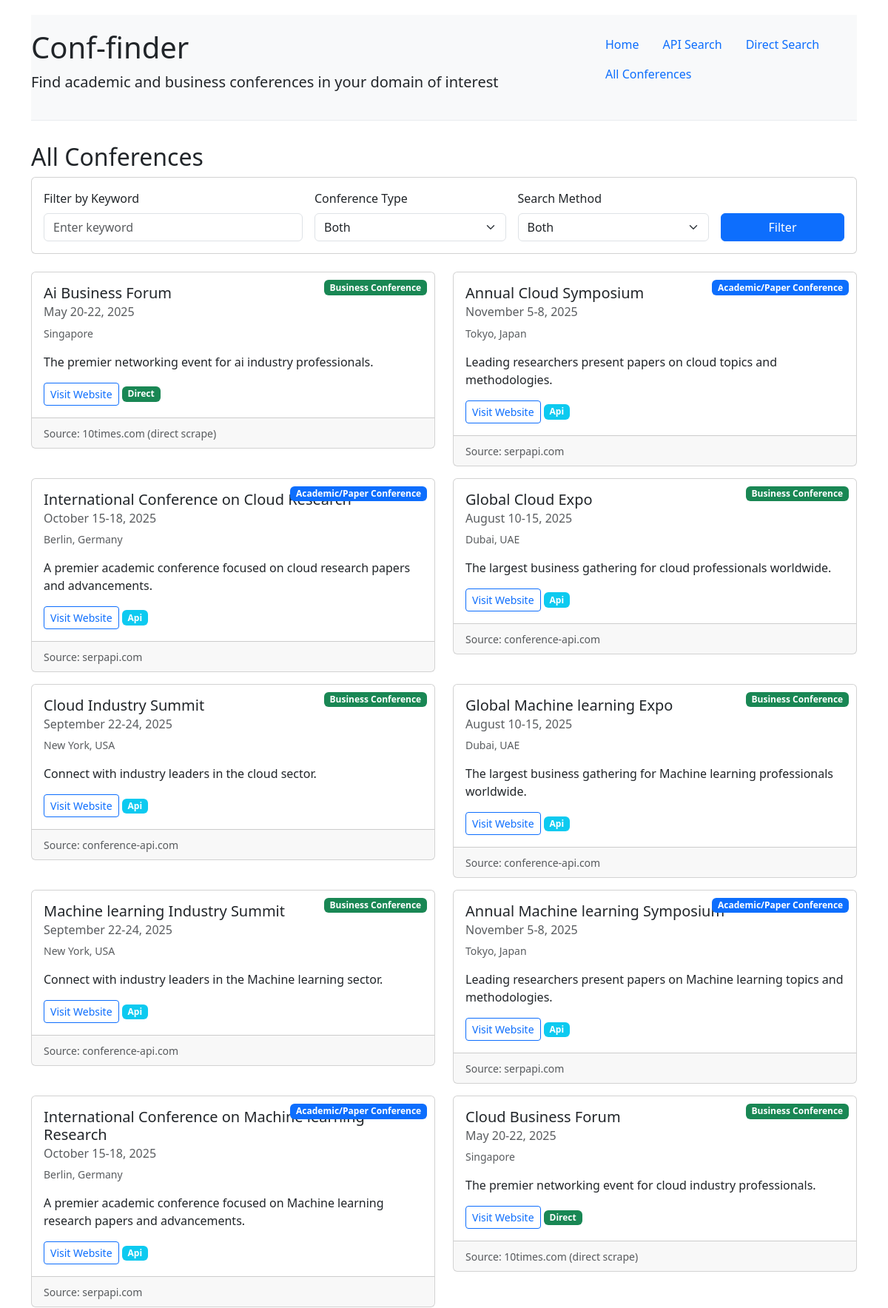
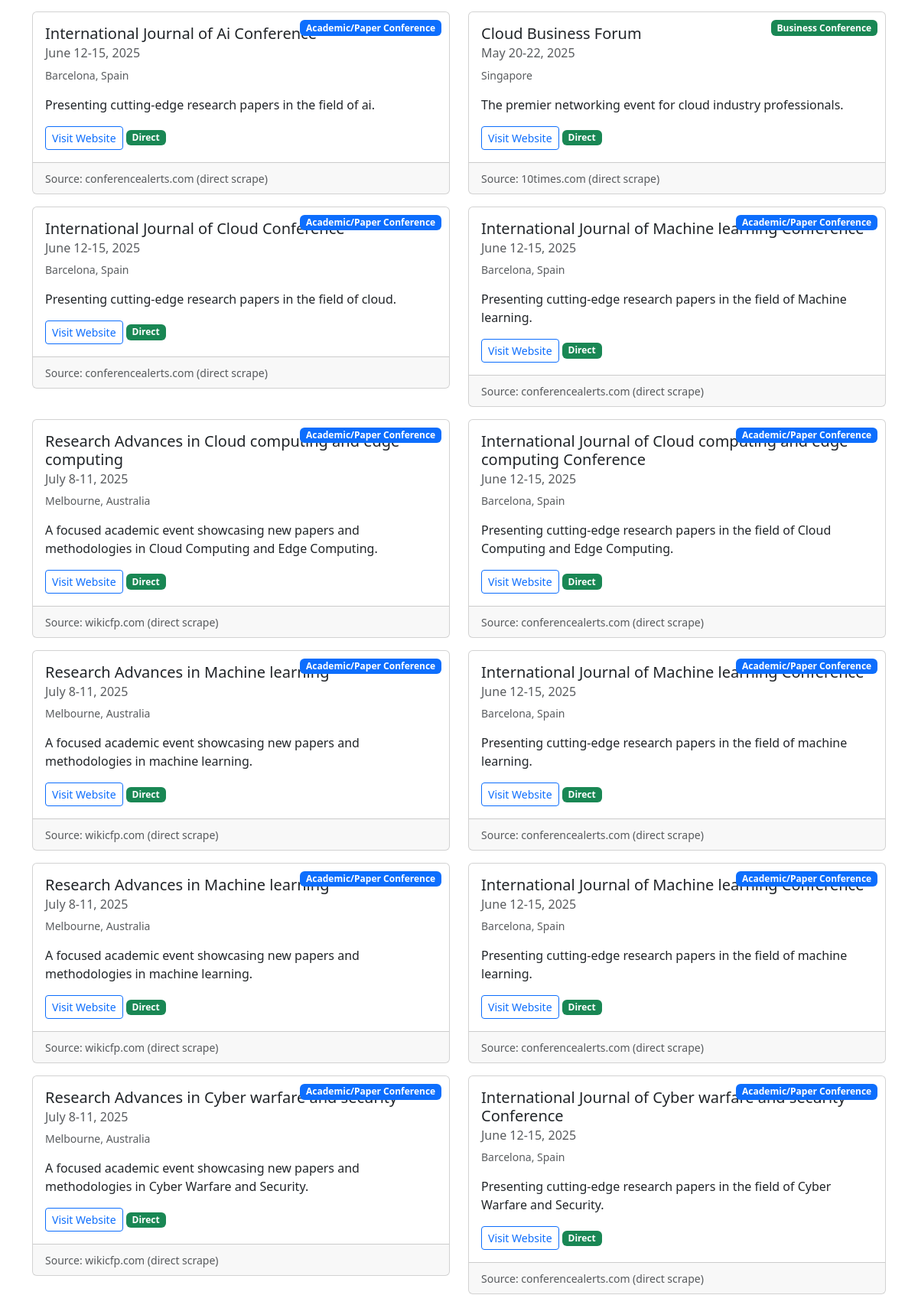
/conferences/ (upper part), run on the app's committed database (2 pictures, top to bottom).
### common/models.py (models this page shows, shortened)
class Conference(models.Model):
    CONFERENCE_TYPES = (
        ('academic', 'Academic/Paper Conference'),
        ('business', 'Business Conference'),
    )
    title = models.CharField(max_length=255)
    description = models.TextField(blank=True, null=True)
    url = models.URLField()
    date = models.CharField(max_length=100, blank=True, null=True)
    location = models.CharField(max_length=255, blank=True, null=True)
    type = models.CharField(max_length=20, choices=CONFERENCE_TYPES)
    source_site = models.CharField(max_length=255)
    scrape_method = models.CharField(max_length=20, choices=(
        ('api', 'API'),
        ('direct', 'Direct Scraping'),
    ))
    created_at = models.DateTimeField(auto_now_add=True)
    class Meta:
        ordering = ['-created_at']

### common/views.py (the view)
# urls.py: path('conferences/', ConferenceListView.as_view(), name='conference_list'),
class ConferenceListView(View):
    template_name = 'common/conference_list.html'
    def get(self, request):
        domain = request.GET.get('domain', '')
        conference_type = request.GET.get('type', 'both')
        scrape_method = request.GET.get('method', 'both')
        conferences = Conference.objects.all()
        if domain:
            conferences = conferences.filter(title__icontains=domain)
        if conference_type != 'both':
            conferences = conferences.filter(type=conference_type)
        if scrape_method != 'both':
            conferences = conferences.filter(scrape_method=scrape_method)
        return render(request, self.template_name, {
            'conferences': conferences,
            'domain': domain,
            'type': conference_type,
            'method': scrape_method
        })

### templates/common/conference_list.html (shortened to what this page needs)
{% extends 'base.html' %}
{% block content %}
<h2>All Conferences</h2>
<div class="card mb-4">
    <div class="card-body">
        <form method="get" class="row g-3">
            <div class="col-md-4">
                <label for="domain" class="form-label">Filter by Keyword</label>
                <input type="text" class="form-control" id="domain" name="domain" value="{{ domain|default:'' }}" placeholder="Enter keyword">
            </div>
            <div class="col-md-3">
                <label for="type" class="form-label">Conference Type</label>
                <select class="form-select" id="type" name="type">
                    <option value="both" {% if type == 'both' %}selected{% endif %}>Both</option>
                </select>
            </div>
            <div class="col-md-3">
                <label for="method" class="form-label">Search Method</label>
                <select class="form-select" id="method" name="method">
                    <option value="both" {% if method == 'both' %}selected{% endif %}>Both</option>
                </select>
            </div>
            <div class="col-md-2 d-flex align-items-end">
                <button type="submit" class="btn btn-primary w-100">Filter</button>
            </div>
        </form>
    </div>
</div>
{% if conferences %}
    <div class="row">
        {% for conference in conferences %}
            <div class="col-md-6">
                <div class="card conference-card mb-3">
                    <div class="card-body">
                        <span class="badge {% if conference.type == 'academic' %}bg-primary{% else %}bg-success{% endif %} method-badge">
                            {{ conference.get_type_display }}
                        </span>
                        <h5 class="card-title">{{ conference.title }}</h5>
                        {% if conference.date %}
                            <h6 class="card-subtitle mb-2 text-muted">{{ conference.date }}</h6>
                        {% endif %}
                        {% if conference.location %}
                            <p class="text-muted small"> {{ conference.location }}</p>
                        {% endif %}
                        {% if conference.description %}
                            <p class="card-text">{{ conference.description|truncatechars:150 }}</p>
                        {% endif %}
                        <a href="{{ conference.url }}" class="btn btn-sm btn-outline-primary" target="_blank">Visit Website</a>
                        <span class="badge bg-{% if conference.scrape_method == 'api' %}info{% else %}success{% endif %}">
                            {{ conference.scrape_method|title }}
                        </span>
                    </div>
                    <div class="card-footer text-muted">
                        <small>Source: {{ conference.source_site }}</small>
                    </div>
                </div>
            </div>
        {% endfor %}
    </div>
{% else %}
    <div class="alert alert-info">
        No conferences found matching your criteria.
    </div>
{% endif %}
{% endblock %}

### templates/base.html (style rules this page uses)
body { padding-top: 20px; padding-bottom: 60px; }
.conference-card { margin-bottom: 20px; transition: transform 0.3s; }
.method-badge { position: absolute; top: 10px; right: 10px; }

### data on the page
Conference: type "Business Conference", title "Ai Business Forum", date "May 20-22, 2025", location "Singapore", description "The premier networking event for ai industry professionals.", scrape_method "Direct", source_site "10times.com (direct scrape)"
Conference: type "Academic/Paper Conference", title "Annual Cloud Symposium", date "November 5-8, 2025", location "Tokyo, Japan", description "Leading researchers present papers on cloud topics and methodologies.", scrape_method "Api", source_site "serpapi.com"
Conference: type "Academic/Paper Conference", title "International Conference on Cloud Research", date "October 15-18, 2025", location "Berlin, Germany", description "A premier academic conference focused on cloud research papers and advancements.", scrape_method "Api", source_site "serpapi.com"
Conference: type "Business Conference", title "Global Cloud Expo", date "August 10-15, 2025", location "Dubai, UAE", description "The largest business gathering for cloud professionals worldwide.", scrape_method "Api", source_site "conference-api.com"
Conference: type "Business Conference", title "Cloud Industry Summit", date "September 22-24, 2025", location "New York, USA", description "Connect with industry leaders in the cloud sector.", scrape_method "Api", source_site "conference-api.com"
Conference: type "Business Conference", title "Global Machine learning Expo", date "August 10-15, 2025", location "Dubai, UAE", description "The largest business gathering for Machine learning professionals worldwide.", scrape_method "Api", source_site "conference-api.com"
Conference: type "Business Conference", title "Machine learning Industry Summit", date "September 22-24, 2025", location "New York, USA", description "Connect with industry leaders in the Machine learning sector.", scrape_method "Api", source_site "conference-api.com"
Conference: type "Academic/Paper Conference", title "Annual Machine learning Symposium", date "November 5-8, 2025", location "Tokyo, Japan", description "Leading researchers present papers on Machine learning topics and methodologies.", scrape_method "Api", source_site "serpapi.com"
Conference: type "Academic/Paper Conference", title "International Conference on Machine learning Research", date "October 15-18, 2025", location "Berlin, Germany", description "A premier academic conference focused on Machine learning research papers and advancements.", scrape_method "Api", source_site "serpapi.com"
Conference: type "Business Conference", title "Cloud Business Forum", date "May 20-22, 2025", location "Singapore", description "The premier networking event for cloud industry professionals.", scrape_method "Direct", source_site "10times.com (direct scrape)"
Conference: type "Academic/Paper Conference", title "International Journal of Ai Conference", date "June 12-15, 2025", location "Barcelona, Spain", description "Presenting cutting-edge research papers in the field of ai.", scrape_method "Direct", source_site "conferencealerts.com (direct scrape)"
Conference: type "Business Conference", title "Cloud Business Forum", date "May 20-22, 2025", location "Singapore", description "The premier networking event for cloud industry professionals.", scrape_method "Direct", source_site "10times.com (direct scrape)"
Conference: type "Academic/Paper Conference", title "International Journal of Cloud Conference", date "June 12-15, 2025", location "Barcelona, Spain", description "Presenting cutting-edge research papers in the field of cloud.", scrape_method "Direct", source_site "conferencealerts.com (direct scrape)"
Conference: type "Academic/Paper Conference", title "International Journal of Machine learning Conference", date "June 12-15, 2025", location "Barcelona, Spain", description "Presenting cutting-edge research papers in the field of Machine learning.", scrape_method "Direct", source_site "conferencealerts.com (direct scrape)"
Conference: type "Academic/Paper Conference", title "Research Advances in Cloud computing and edge computing", date "July 8-11, 2025", location "Melbourne, Australia", description "A focused academic event showcasing new papers and methodologies in Cloud Computing and Edge Computing.", scrape_method "Direct", source_site "wikicfp.com (direct scrape)"
Conference: type "Academic/Paper Conference", title "International Journal of Cloud computing and edge computing Conference", date "June 12-15, 2025", location "Barcelona, Spain", description "Presenting cutting-edge research papers in the field of Cloud Computing and Edge Computing.", scrape_method "Direct", source_site "conferencealerts.com (direct scrape)"
Conference: type "Academic/Paper Conference", title "Research Advances in Machine learning", date "July 8-11, 2025", location "Melbourne, Australia", description "A focused academic event showcasing new papers and methodologies in machine learning.", scrape_method "Direct", source_site "wikicfp.com (direct scrape)"
Conference: type "Academic/Paper Conference", title "International Journal of Machine learning Conference", date "June 12-15, 2025", location "Barcelona, Spain", description "Presenting cutting-edge research papers in the field of machine learning.", scrape_method "Direct", source_site "conferencealerts.com (direct scrape)"
Conference: type "Academic/Paper Conference", title "Research Advances in Machine learning", date "July 8-11, 2025", location "Melbourne, Australia", description "A focused academic event showcasing new papers and methodologies in machine learning.", scrape_method "Direct", source_site "wikicfp.com (direct scrape)"
Conference: type "Academic/Paper Conference", title "International Journal of Machine learning Conference", date "June 12-15, 2025", location "Barcelona, Spain", description "Presenting cutting-edge research papers in the field of machine learning.", scrape_method "Direct", source_site "conferencealerts.com (direct scrape)"
Conference: type "Academic/Paper Conference", title "Research Advances in Cyber warfare and security", date "July 8-11, 2025", location "Melbourne, Australia", description "A focused academic event showcasing new papers and methodologies in Cyber Warfare and Security.", scrape_method "Direct", source_site "wikicfp.com (direct scrape)"
Conference: type "Academic/Paper Conference", title "International Journal of Cyber warfare and security Conference", date "June 12-15, 2025", location "Barcelona, Spain", description "Presenting cutting-edge research papers in the field of Cyber Warfare and Security.", scrape_method "Direct", source_site "conferencealerts.com (direct scrape)"
